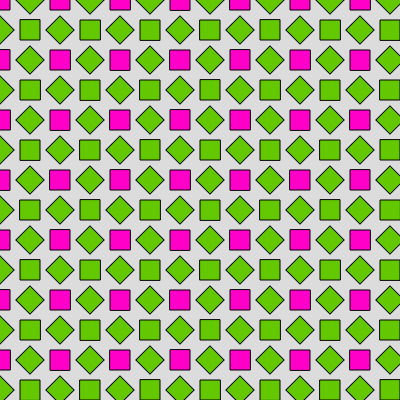
Frame 1 (no input)
Frame 60 (no input): identical to frame 1, image omitted
Frame 120 (the mouse pressed at the canvas centre since frame 60): identical to frame 1, image omitted

The p5.js sketch that drew this single still picture (run headless with seeded random() and noise() and a simulated clock; from frame 60 on, the mouse is pressed at the canvas centre):

// p5.js sketch
// ── sketch.js

function setup() {
  createCanvas(400, 400);
  rectMode(CENTER);
}

function draw() {
  background(220);
  let col = 0;
  for (let i = 0; i < 20; i++) {
    for (let j = 0; j < 20; j++) {
      
      if (i % 2 == 0 && j % 2 == 0) {
        col = color(255, 0, 200);
      } else {
        col = color(100,200,0);
      }

      miFigura(i * 30, j * 30, i*45 + j*45, 20,col );
    }
  }
}

function miFigura(x, y, r, t, c) {
  push();
  translate(x, y);
  rotate(radians(r));
  fill(c);
  rect(0, 0, t);
  pop();
}
